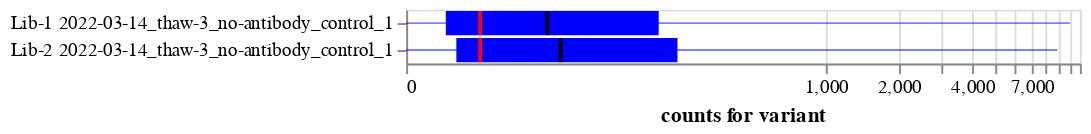

Notebook code cell kept with this figure:
### Markdown cell above
## Variants with sufficient no-antibody counts
We only calculate the probability of escape for variants with some minimum threshold of no-antibody counts.

Draw a boxplot for the no-antibody samples with a black line at the median, boxes spanning the 25th to 75th percentiles, lines spanning the minimum to the maximum, and a red line indciating the threshold.
You can mouseover bars for details and use the dropdown selections to just show certain subsets.
Note that y-axis uses a symlog scale:

### Code cell
# get data to plot
no_antibody_count_boxplot_df = (
    prob_escape[
        [
            "library",
            "no-antibody_sample",
            "no-antibody_count",
            "barcode",
            "no_antibody_count_threshold",
        ]
    ]
    .drop_duplicates()
    .assign(
        variant_above_threshold=lambda x: (
            x["no-antibody_count"] >= x["no_antibody_count_threshold"]
        ).astype(int),
        count_above_threshold=lambda x: x["no-antibody_count"]
        * x["variant_above_threshold"],
    )
    .groupby(
        ["library", "no-antibody_sample", "no_antibody_count_threshold"], as_index=False
    )
    .aggregate(
        median=pd.NamedAgg("no-antibody_count", "median"),
        percentile_25=pd.NamedAgg("no-antibody_count", lambda s: s.quantile(0.25)),
        percentile_75=pd.NamedAgg("no-antibody_count", lambda s: s.quantile(0.75)),
        min=pd.NamedAgg("no-antibody_count", "min"),
        max=pd.NamedAgg("no-antibody_count", "max"),
        nvariants=pd.NamedAgg("barcode", "count"),
        total_counts=pd.NamedAgg("no-antibody_count", "sum"),
        variants_above_threshold=pd.NamedAgg("variant_above_threshold", "sum"),
        counts_above_threshold=pd.NamedAgg("count_above_threshold", "sum"),
    )
    .assign(
        library_sample=lambda x: x["library"] + " " + x["no-antibody_sample"],
        frac_counts_above_threshold=lambda x: x["counts_above_threshold"]
        / x["total_counts"],
        frac_variants_above_threshold=lambda x: x["variants_above_threshold"]
        / x["nvariants"],
    )
    .drop(
        columns=[
            "counts_above_threshold",
            "variants_above_threshold",
            "total_counts",
            "nvariants",
        ]
    )
    .merge(
        antibody_selections[
            ["no-antibody_sample", "virus_batch", "date", "library"]
        ].drop_duplicates(),
        how="left",
        validate="one_to_one",
    )
)
assert (
    len(no_antibody_count_boxplot_df)
    == no_antibody_count_boxplot_df["library_sample"].nunique()
)

# make plot
no_antibody_count_base = alt.Chart(no_antibody_count_boxplot_df).encode(
    y=alt.Y("library_sample", title=None),
    tooltip=[
        alt.Tooltip(c, format=".2g")
        if no_antibody_count_boxplot_df[c].dtype == float
        else c
        for c in no_antibody_count_boxplot_df.columns
        if c != "library_sample"
    ],
)

no_antibody_count_quartile_bars = no_antibody_count_base.encode(
    alt.X(
        "percentile_25",
        scale=alt.Scale(type="symlog", constant=20),
        title="counts for variant",
    ),
    alt.X2("percentile_75"),
).mark_bar(color="blue")

no_antibody_count_range_lines = no_antibody_count_base.encode(
    alt.X("min"),
    alt.X2("max"),
).mark_rule(color="blue", opacity=0.5)

no_antibody_count_median_lines = no_antibody_count_base.encode(
    alt.X("median"), alt.X2("median")
).mark_bar(xOffset=1, x2Offset=-1, color="black")

no_antibody_count_threshold = no_antibody_count_base.encode(
    alt.X("no_antibody_count_threshold"), alt.X2("no_antibody_count_threshold")
).mark_bar(xOffset=1, x2Offset=-1, color="red")

no_antibody_count_chart = (
    (
        no_antibody_count_quartile_bars
        + no_antibody_count_range_lines
        + no_antibody_count_median_lines
        + no_antibody_count_threshold
    )
    .configure_axis(labelLimit=500)
    .properties(width=350, height=alt.Step(14))
)

for s, name in zip(selections, selection_names):
    if name != "antibody":
        no_antibody_count_chart = no_antibody_count_chart.add_params(
            s
        ).transform_filter(s)

no_antibody_count_chart

### Figure 1 — Vega-Lite specification as saved in the notebook (floating-point values rounded to 4 significant figures)
{"config": {"view": {"continuousWidth": 300, "continuousHeight": 300}, "axis": {"labelLimit": 500}}, "layer": [{"mark": {"type": "bar", "color": "blue"}, "encoding": {"tooltip": [{"field": "library", "type": "nominal"}, {"field": "no-antibody_sample", "type": "nominal"}, {"field": "no_antibody_count_threshold", "type": "quantitative"}, {"field": "median", "format": ".2g", "type": "quantitative"}, {"field": "percentile_25", "format": ".2g", "type": "quantitative"}, {"field": "percentile_75", "format": ".2g", "type": "quantitative"}, {"field": "min", "type": "quantitative"}, {"field": "max", "type": "quantitative"}, {"field": "frac_counts_above_threshold", "format": ".2g", "type": "quantitative"}, {"field": "frac_variants_above_threshold", "format": ".2g", "type": "quantitative"}, {"field": "virus_batch", "type": "nominal"}, {"field": "date", "type": "nominal"}], "x": {"field": "percentile_25", "scale": {"constant": 20, "type": "symlog"}, "title": "counts for variant", "type": "quantitative"}, "x2": {"field": "percentile_75"}, "y": {"field": "library_sample", "title": null, "type": "nominal"}}, "name": "view_1"}, {"mark": {"type": "rule", "color": "blue", "opacity": 0.5}, "encoding": {"tooltip": [{"field": "library", "type": "nominal"}, {"field": "no-antibody_sample", "type": "nominal"}, {"field": "no_antibody_count_threshold", "type": "quantitative"}, {"field": "median", "format": ".2g", "type": "quantitative"}, {"field": "percentile_25", "format": ".2g", "type": "quantitative"}, {"field": "percentile_75", "format": ".2g", "type": "quantitative"}, {"field": "min", "type": "quantitative"}, {"field": "max", "type": "quantitative"}, {"field": "frac_counts_above_threshold", "format": ".2g", "type": "quantitative"}, {"field": "frac_variants_above_threshold", "format": ".2g", "type": "quantitative"}, {"field": "virus_batch", "type": "nominal"}, {"field": "date", "type": "nominal"}], "x": {"field": "min", "type": "quantitative"}, "x2": {"field": "max"}, "y": {"field": "library_sample", "title": null, "type": "nominal"}}}, {"mark": {"type": "bar", "color": "black", "x2Offset": -1, "xOffset": 1}, "encoding": {"tooltip": [{"field": "library", "type": "nominal"}, {"field": "no-antibody_sample", "type": "nominal"}, {"field": "no_antibody_count_threshold", "type": "quantitative"}, {"field": "median", "format": ".2g", "type": "quantitative"}, {"field": "percentile_25", "format": ".2g", "type": "quantitative"}, {"field": "percentile_75", "format": ".2g", "type": "quantitative"}, {"field": "min", "type": "quantitative"}, {"field": "max", "type": "quantitative"}, {"field": "frac_counts_above_threshold", "format": ".2g", "type": "quantitative"}, {"field": "frac_variants_above_threshold", "format": ".2g", "type": "quantitative"}, {"field": "virus_batch", "type": "nominal"}, {"field": "date", "type": "nominal"}], "x": {"field": "median", "type": "quantitative"}, "x2": {"field": "median"}, "y": {"field": "library_sample", "title": null, "type": "nominal"}}}, {"mark": {"type": "bar", "color": "red", "x2Offset": -1, "xOffset": 1}, "encoding": {"tooltip": [{"field": "library", "type": "nominal"}, {"field": "no-antibody_sample", "type": "nominal"}, {"field": "no_antibody_count_threshold", "type": "quantitative"}, {"field": "median", "format": ".2g", "type": "quantitative"}, {"field": "percentile_25", "format": ".2g", "type": "quantitative"}, {"field": "percentile_75", "format": ".2g", "type": "quantitative"}, {"field": "min", "type": "quantitative"}, {"field": "max", "type": "quantitative"}, {"field": "frac_counts_above_threshold", "format": ".2g", "type": "quantitative"}, {"field": "frac_variants_above_threshold", "format": ".2g", "type": "quantitative"}, {"field": "virus_batch", "type": "nominal"}, {"field": "date", "type": "nominal"}], "x": {"field": "no_antibody_count_threshold", "type": "quantitative"}, "x2": {"field": "no_antibody_count_threshold"}, "y": {"field": "library_sample", "title": null, "type": "nominal"}}}], "data": {"name": "data-063be5e2b92288ef7967ace4033886e1"}, "height": {"step": 14}, "params": [{"name": "param_1", "select": {"type": "point", "fields": ["library"]}, "bind": {"input": "select", "options": [null, "Lib-1", "Lib-2"], "labels": ["all", "Lib-1", "Lib-2"], "name": "library"}, "views": ["view_1"]}, {"name": "param_2", "select": {"type": "point", "fields": ["date"]}, "bind": {"input": "select", "options": [null, "2022-03-14"], "labels": ["all", "2022-03-14"], "name": "date"}, "views": ["view_1"]}, {"name": "param_4", "select": {"type": "point", "fields": ["virus_batch"]}, "bind": {"input": "select", "options": [null, "thaw-3"], "labels": ["all", "thaw-3"], "name": "virus_batch"}, "views": ["view_1"]}], "transform": [{"filter": {"param": "param_1"}}, {"filter": {"param": "param_2"}}, {"filter": {"param": "param_4"}}], "width": 350, "$schema": "https://vega.github.io/schema/vega-lite/v5.2.0.json", "datasets": {"data-063be5e2b92288ef7967ace4033886e1": [{"library": "Lib-1", "no-antibody_sample": "2022-03-14_thaw-3_no-antibody_control_1", "no_antibody_count_threshold": 20, "median": 55.0, "percentile_25": 9.0, "percentile_75": 193.0, "min": 0, "max": 10024, "library_sample": "Lib-1 2022-03-14_thaw-3_no-antibody_control_1", "frac_counts_above_threshold": 0.9889, "frac_variants_above_threshold": 0.66, "virus_batch": "thaw-3", "date": "2022-03-14"}, {"library": "Lib-2", "no-antibody_sample": "2022-03-14_thaw-3_no-antibody_control_1", "no_antibody_count_threshold": 20, "median": 65.0, "percentile_25": 12.0, "percentile_75": 234.0, "min": 0, "max": 8898, "library_sample": "Lib-2 2022-03-14_thaw-3_no-antibody_control_1", "frac_counts_above_threshold": 0.9917, "frac_variants_above_threshold": 0.6864, "virus_batch": "thaw-3", "date": "2022-03-14"}]}}
